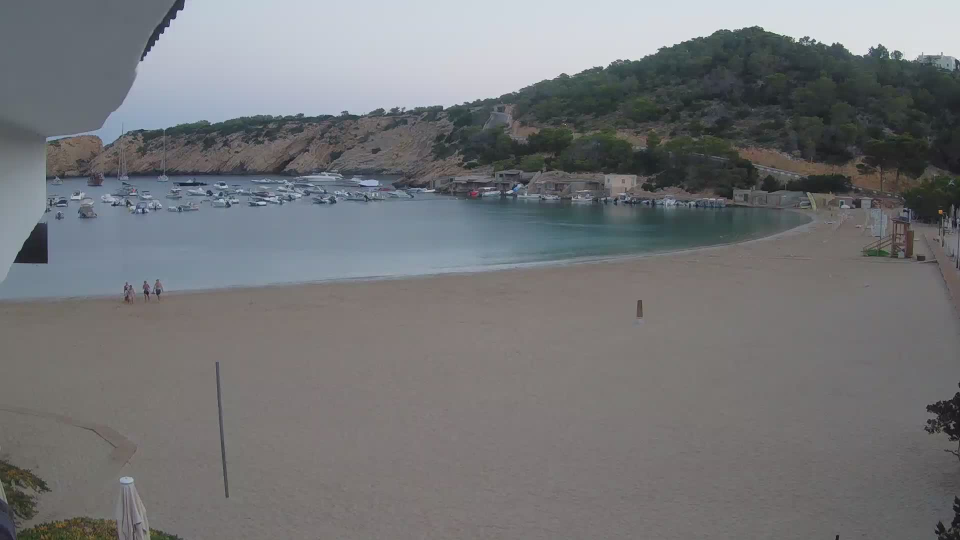
#> input picture Assignment1Data/images/1660194000.jpg, 1920 x 1080 px (shown at 1/2 size); its folder holds 5 pictures in this run
$ jupyter execute --allow-errors ImageAnalysisAssignment1.ipynb   (shell and % lines are left out)
#> lines starting #> are read from the running program, lines starting #| are printed output that depends on the picture; after the words box and inside, x2 and y2 are one past the last pixel; in counts of white or black regions, pixels touching at a corner belong together
<a href="https://colab.research.google.com/github/claredavies/ImageAnalysisAssignment/blob/main/ImageAnalysisAssignment1.ipynb" target="_parent"></a>

# Libraries

[cell 1]
import cv2
import numpy as np
import dlib
from google.colab import files
import io
import pandas as pd
import os
from os import listdir
import glob
import cv2
from matplotlib import pyplot as plt
from google.colab.patches import cv2_imshow

# Read in files

[cell 2]
%cd ImageAnalysisAssignment/Assignment1Data

Read in labels

#> (a cell that did not finish here is left out)

How many people labelled in each file

#> (a cell that did not finish here is left out)

Read in images

[cell 5]
# get the path/directory
folder_dir = "images"
for images in os.listdir(folder_dir):

    # check if the image ends with png
    if (images.endswith(".jpg")):
        print(images)

Algorithm design and implementation to i) identify every person and ii) count the number of
people in every photograph.

# Image Averaging

[cell 6]
# import all image files with the .jpg extension
images = glob.glob ("images/*.jpg")


image_data = []
for img in images:
    this_image = cv2.imread(img, 1)
#> this_image is the input picture: shape (1080, 1920, 3); mean B, G, R 119.4, 117.2, 115.8
    image_data.append(this_image)

avg_image = image_data[0]
for i in range(len(image_data)):
    if i == 0:
        pass
    else:
        alpha = 1.0/(i + 1)
        beta = 1.0 - alpha
        avg_image = cv2.addWeighted(image_data[i], alpha, avg_image, beta, 0.0)
#> this loop made 5 passes
#> pass 2, `avg_image = cv2.addWeighted(image_data[i], alpha, avg_image, beta, 0.0)`:
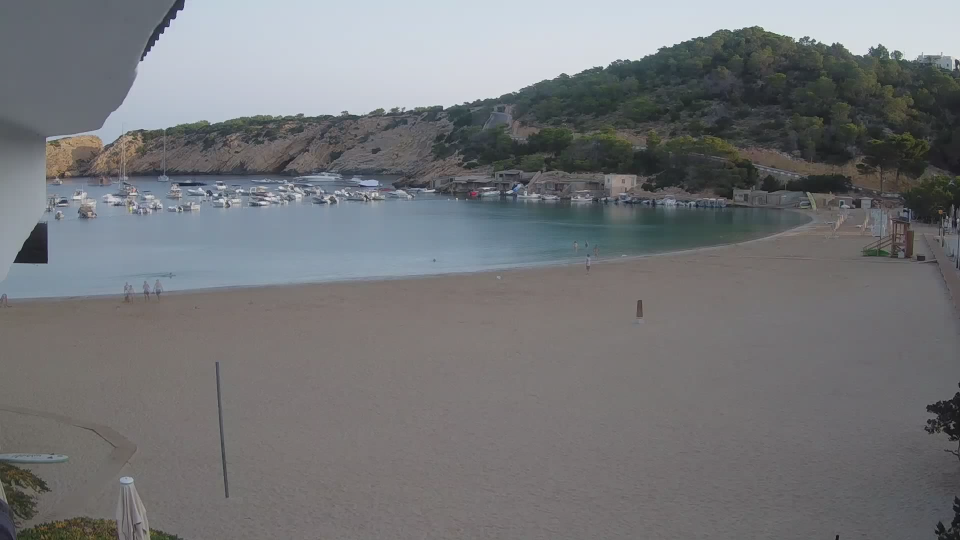
#> avg_image: shape (1080, 1920, 3) (shown at 1/2 size); mean B, G, R 119.9, 117.5, 116
#> pass 3, `avg_image = cv2.addWeighted(image_data[i], alpha, avg_image, beta, 0.0)`:
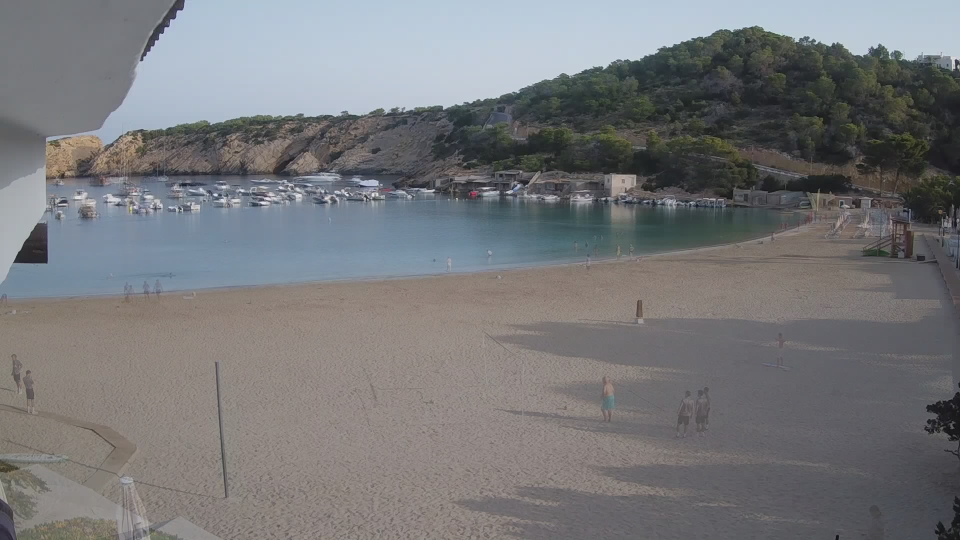
#> avg_image: shape (1080, 1920, 3) (shown at 1/2 size); mean B, G, R 121.8, 119.7, 119
#> after the loop:
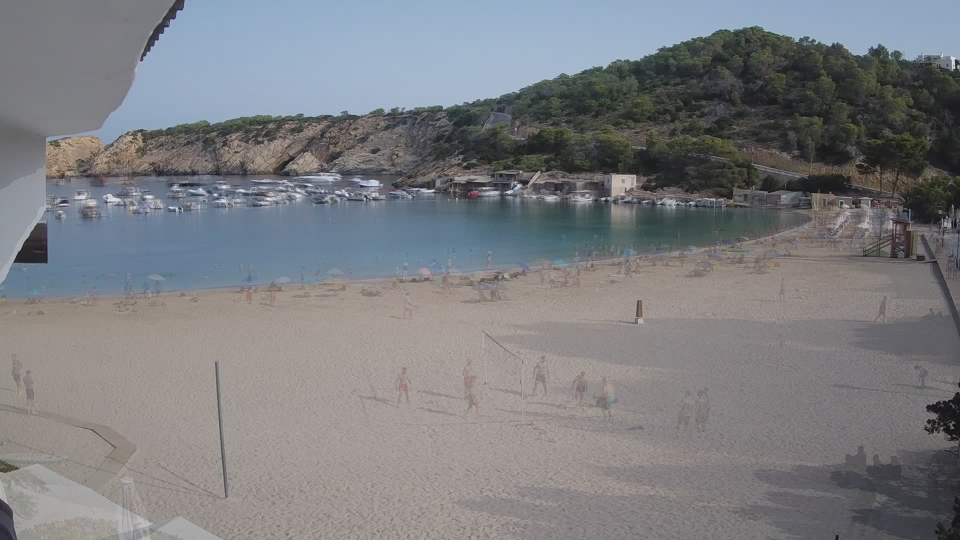
#> avg_image: shape (1080, 1920, 3) (shown at 1/2 size); mean B, G, R 128.2, 124.8, 123.7

cv2.imwrite('avg.png', avg_image)
avg_image = cv2.imread('avg.png')
plt.imshow(avg_image)
plt.show()

# Pre-processing - Histogram equalization/CLAHE

[cell 7]
def improve_contrast_image_using_clahe(img: np.ndarray) -> np.array:
  image = cv2.resize(img, (500, 600))
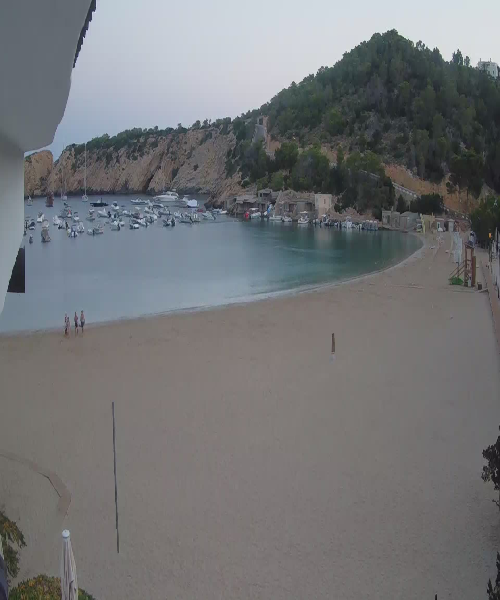
#> image: shape (600, 500, 3); mean B, G, R 119.3, 117.2, 115.7

  # The initial processing of the image
  # image = cv2.medianBlur(image, 3)
  image_bw = cv2.cvtColor(image, cv2.COLOR_BGR2GRAY)

  # The declaration of CLAHE
  # clipLimit -> Threshold for contrast limiting
  clahe = cv2.createCLAHE(clipLimit = 5)
  final_img = clahe.apply(image_bw) + 30
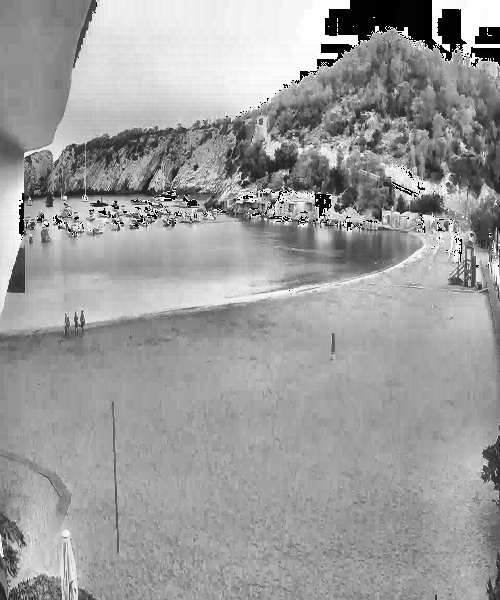
#> final_img: shape (600, 500); min 0, max 255, mean 157.2

  # Ordinary thresholding the same image
  _, ordinary_img = cv2.threshold(image_bw, 155, 255, cv2.THRESH_BINARY)
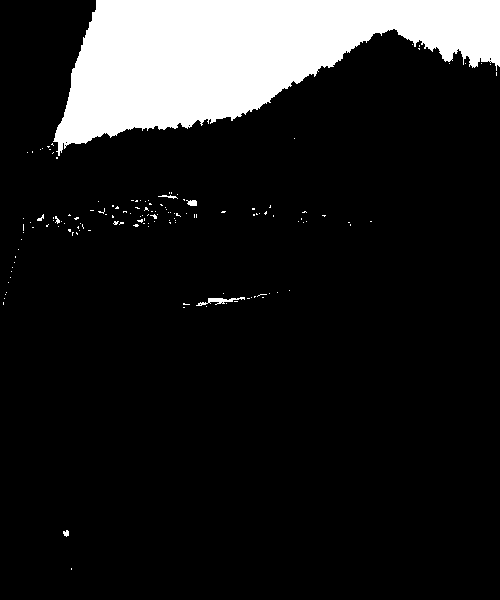
#> ordinary_img: shape (600, 500); 12.9% white; 142 white regions (135 under 20 px), largest, box (x1, y1, x2, y2) and area: (53, 0, 500, 156) 37910, (196, 297, 245, 306) 157, (186, 200, 197, 206) 51
  return final_img
